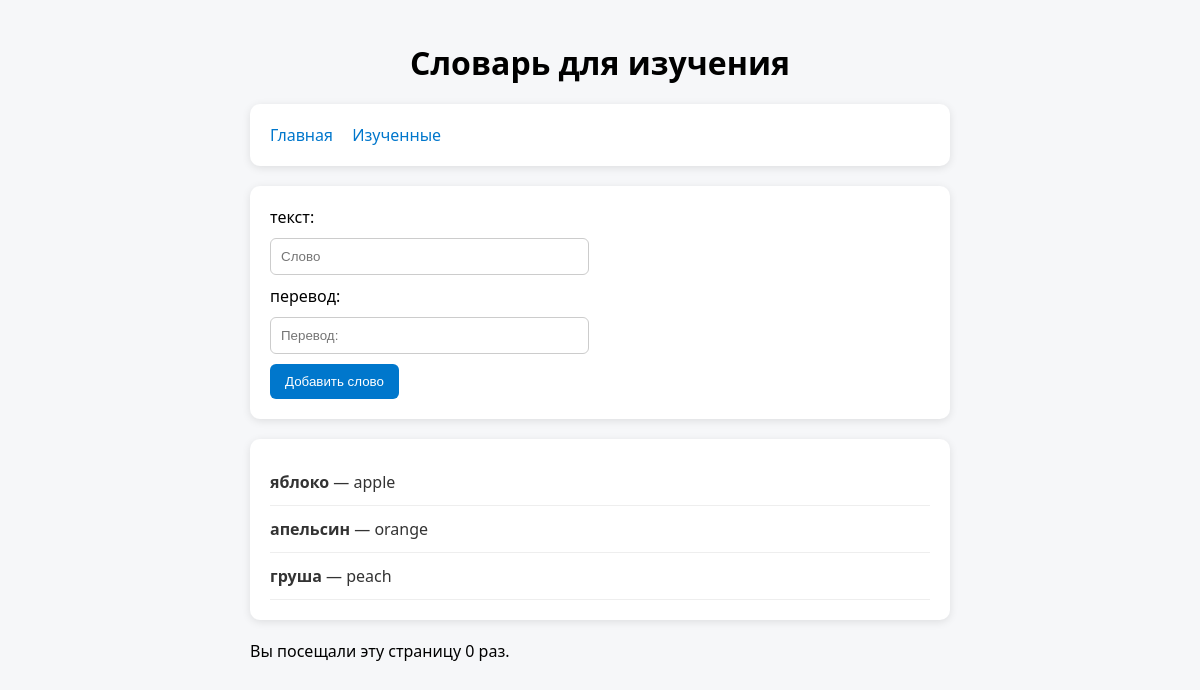
The app's page /, older data.
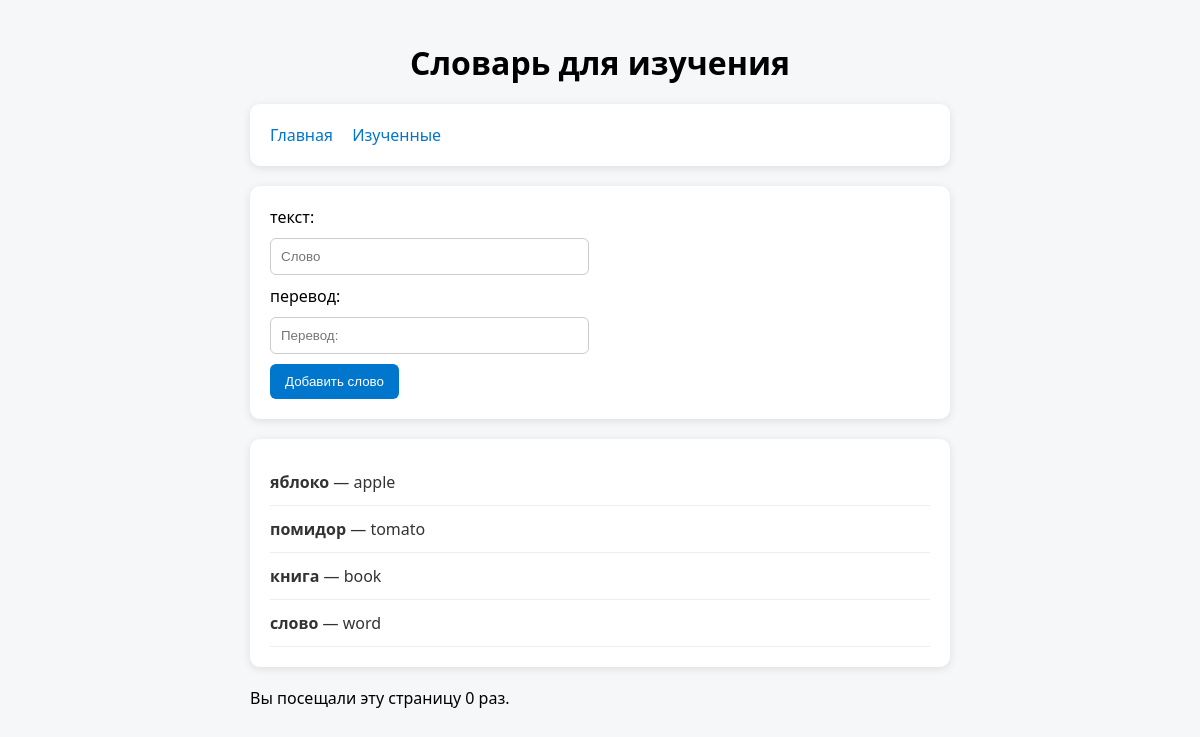
The same page, newer data.
### core/models.py (models this page shows, shortened)
class Words(models.Model):
    slovo = models.CharField(max_length=200, verbose_name='Слово')
    perevod = models.CharField(max_length=200, verbose_name='Перевод')
    is_active = models.BooleanField(default=False, verbose_name='Изучено')
    class Meta:
        verbose_name = 'Слово'
        verbose_name_plural = 'Слова'

### core/views.py (the view)
# urls.py: path('', main),
def main(request):
    status = request.GET.get('status')
    if status:
        words = Words.objects.all().filter(is_active=status)
    else:
        words = Words.objects.all().filter(is_active=False)
    num_visits=request.session.get('num_visits', 0)
    razn = raz(str(num_visits)[-1])
    request.session['num_visits'] = num_visits+1
    if request.method == 'POST':
        form = AddWord(request.POST)
        if form.is_valid():
            for field_name, field in form.cleaned_data.items():
                if isinstance(field, str):
                    form.cleaned_data[field_name] = field.lower()
            in_slovo = form.cleaned_data.get('slovo').lower()
            if Words.objects.filter(slovo=in_slovo,is_active=False).exists():
                form.add_error('slovo', 'Такое слово уже изучено.')
            elif Words.objects.filter(slovo=in_slovo,is_active=True).exists():
                form.add_error('slovo', 'Такое слово добавлено в список для изучения.')
            else:
                data = form.cleaned_data
                words = Words.objects.create(**data)
                return redirect('/')
    else:
        form = AddWord()
    if request.method == 'POST':
        formNote = AddNote(request.POST)
        if formNote.is_valid():
            data = formNote.cleaned_data
            note = Note.objects.create(**data)
            return redirect('/?status=1')
    else:
        formNote = AddNote()
    notes = Note.objects.all()
    context = {
        'words': words,
        'form': form,
        'num_visits':num_visits,
        'razn' : razn,
        'formNote': formNote,
        'status': status,
        'notes': notes,
    }
    return render(request, 'word/main.html', context)

### core/forms.py
class AddWord(forms.Form):
    slovo = forms.CharField(
        widget=forms.TextInput(attrs={'placeholder': 'Слово'}),
        label='текст:'
        )
    perevod = forms.CharField(
        widget=forms.TextInput(attrs={'placeholder': 'Перевод:'}),
        label='перевод:'
        )

class AddNote(forms.ModelForm):
    class Meta:
        model = Note
        fields = ['note']

### core/views.py (called while the page is built)
def raz(num):
    numbers = {
    '1': 'раз',
    '2': 'раза',
    '3': 'раза',
    '4': 'раза',
    '5': 'раз',
    '6': 'раз',
    '7': 'раз',
    '8': 'раз',
    '9': 'раз',
    '0': 'раз'
    }
    for key, value in numbers.items():
        if key == num:
            return(value)

### templates/word/main.html (shortened to what this page needs)
{% extends 'base.html' %}
{% block content %}
        {% if status != '1' %}
        <div class="card">
            <form method="POST">
                {{ form }}
                <div class="form-block">
                    <button>Добавить слово</button>
                </div>
            </form>
        </div>
        {% endif %}
        <div class="card" id="wordList">
            {% for word in words %}
            <div class="word-item">
                <span>
                    <a href="/words/{{ word.id }}">
                        <strong>{{ word.slovo }}</strong> — {{ word.perevod }}
                    </a>
                </span>
            </div>
            {% endfor %}
        </div>
        <p>
  Вы посещали эту страницу {{ num_visits }} {{ razn }}.</p>
{% endblock %}

### templates/base.html (shortened to what this page needs)
{% load static %}
<!DOCTYPE html>
<html lang="ru">
<head>
    <link rel="stylesheet" href="{% static 'css/style.css' %}">
</head>
<body>
    <div class="container">
        <h1>Словарь для изучения</h1>
        <div class="card menu">
            <a href="/">Главная</a>
            <a href="/?status=1" {% if status == '1' %}class = "active"{% endif %}>Изученные</a>
        </div>
        {% block content %}
        {% endblock %}
    </div>
</body>
</html>

### css/style.css (style rules this page uses)
body { font-family: "Segoe UI", sans-serif; background: #f6f7f9; margin: 0; padding: 20px; display: flex; justify-content: center; }
.container { width: 700px; }
h1 { text-align: center; margin-bottom: 20px; }
.card { background: white; padding: 20px; border-radius: 10px; box-shadow: 0 2px 8px rgba(0, 0, 0, 0.1); margin-bottom: 20px; }
.menu a { margin-right: 15px; text-decoration: none; color: #0077cc; font-weight: 500; }
input { padding: 10px; width: 45%; margin-right: 10px; border-radius: 6px; border: 1px solid #ccc; }
button { padding: 10px 15px; border: none; background: #0077cc; color: white; border-radius: 6px; cursor: pointer; }
.word-item { padding: 12px 0; border-bottom: 1px solid #eee; display: flex; justify-content: space-between; }
.word-item a { text-decoration: none; color: #333; }
form input { margin-bottom: 10px; margin-top: 10px; display: block; }

Row changes from the older to the newer data that the page shows:
no longer on this page (row edited): Words: slovo "апельсин", perevod "orange"
no longer on this page (row edited): Words: slovo "груша", perevod "peach"
added Words: slovo "помидор", perevod "tomato"
added Words: slovo "книга", perevod "book"
added Words: slovo "слово", perevod "word"
